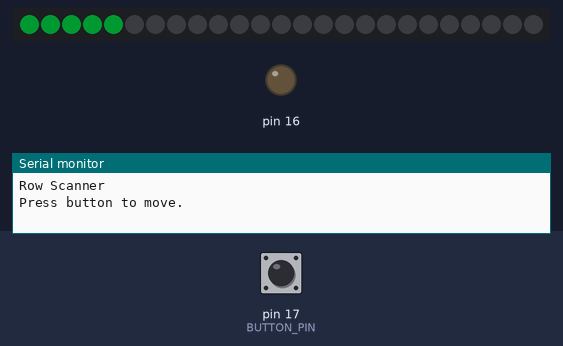
Bench run of a sketch on a simulated Arduino Uno, built with avr-gcc and run on an emulated ATmega328P. On the bench: 25 RGB LEDs in strip order, left to right, output pins drawn as LEDs (lit = HIGH), the last lines printed to the serial monitor. The inputs (shaded band) are chosen by the test bench; at power-on: pin 17 (BUTTON_PIN) HIGH. Dim RGB values are drawn brighter than linear.

Above: at 1.2 s.
1.3 s: pin 17 (BUTTON_PIN) pulled LOW for 0.15 s
At 2.5 s:
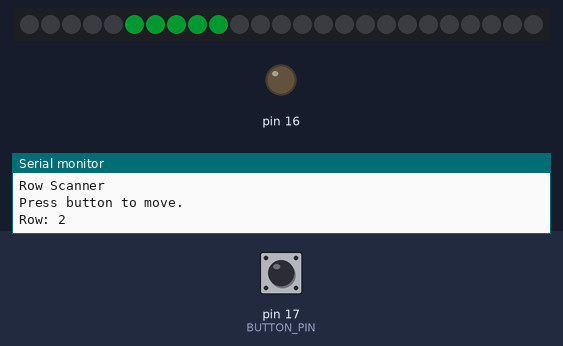
2.9 s: pin 17 (BUTTON_PIN) pulled LOW for 1 s
At 3.8 s:
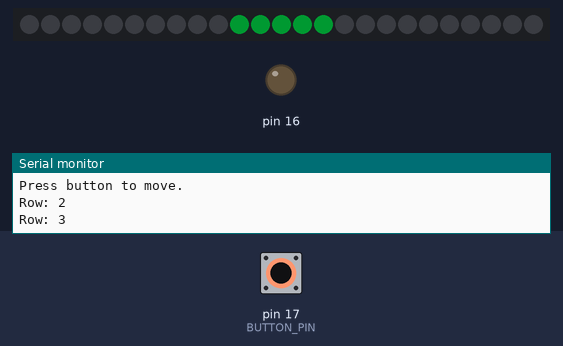
5.4 s: pin 17 (BUTTON_PIN) pulled LOW for 0.15 s
At 5.8 s:
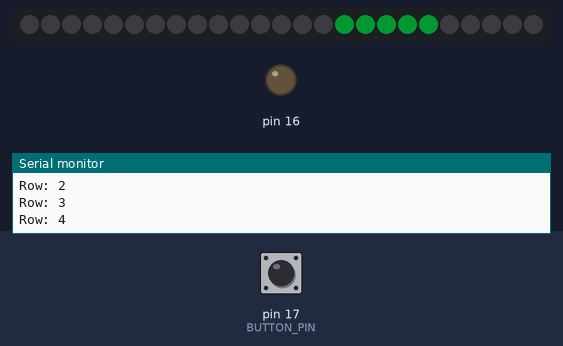
7.0 s: pin 17 (BUTTON_PIN) pulled LOW for 1 s
At 8.2 s:
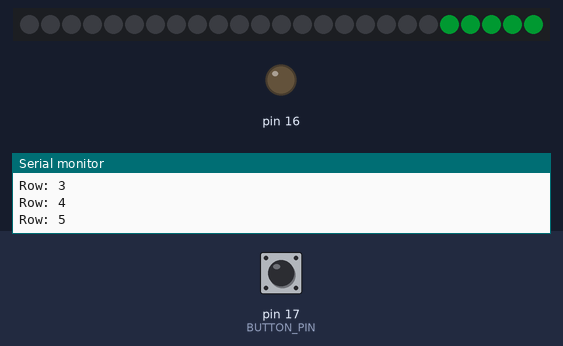
Timing chart, 0 to 10.0 s (numbered marks = the images above; inputs shaded):
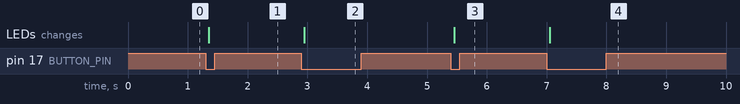

The sketch:

LED_Matrix_Vertical_Scanner.ino
```cpp
/*
  Matrix Row Scanner

  Each button press moves a solid horizontal bar
  one row upward.

  After the fifth row, it returns to the first.

  Includes software button debouncing.
*/

#include <Arduino.h>
#include <Adafruit_NeoPixel.h>

#define MATRIX_PIN 7
#define NUM_LEDS 25
#define BUTTON_PIN 17

#define DEBOUNCE_TIME 50  // milliseconds

Adafruit_NeoPixel matrix(
  NUM_LEDS,
  MATRIX_PIN,
  NEO_GRB + NEO_KHZ800
);

bool lastButtonReading = HIGH;
bool buttonState = HIGH;

unsigned long lastDebounceTime = 0;

int row = 0;


// Convert coordinates to LED number
int pixelXY(int x, int y) {

  if (y % 2 == 0)
    return y * 5 + x;

  return y * 5 + (4 - x);
}


// Draw the horizontal bar
void drawRow() {

  matrix.clear();

  uint32_t color =
    matrix.Color(0, 255, 80);

  for (int x = 0; x < 5; x++) {

    matrix.setPixelColor(
      pixelXY(x, row),
      color
    );
  }

  matrix.show();
}


void setup() {

  Serial.begin(115200);
  pinMode(16,OUTPUT);
  digitalWrite(16,LOW);

  pinMode(BUTTON_PIN, INPUT_PULLUP);

  matrix.begin();
  matrix.setBrightness(25);

  drawRow();

  Serial.println("Row Scanner");
  Serial.println("Press button to move.");
}


void loop() {

  // Read the button
  bool reading = digitalRead(BUTTON_PIN);


  // If the raw reading changed,
  // restart the debounce timer
  if (reading != lastButtonReading) {

    lastDebounceTime = millis();
  }


  // Check if the reading has remained
  // stable for the debounce period
  if ((millis() - lastDebounceTime) > DEBOUNCE_TIME) {

    // If the confirmed button state changed
    if (reading != buttonState) {

      buttonState = reading;


      // Button has been pressed
      if (buttonState == LOW) {

        row++;

        if (row >= 5)
          row = 0;

        drawRow();

        Serial.print("Row: ");
        Serial.println(row + 1);
      }
    }
  }


  // Save the current raw reading
  lastButtonReading = reading;
}
```

Measured:
- after the input at 1.3 s, the LEDs: change after 0.05 s (image 1)
- after the input at 2.9 s, the LEDs: change after 0.05 s (image 2)
- after the input at 5.4 s, the LEDs: change after 0.05 s (image 3)
- after the input at 7.0 s, the LEDs: change after 0.05 s (image 4)
